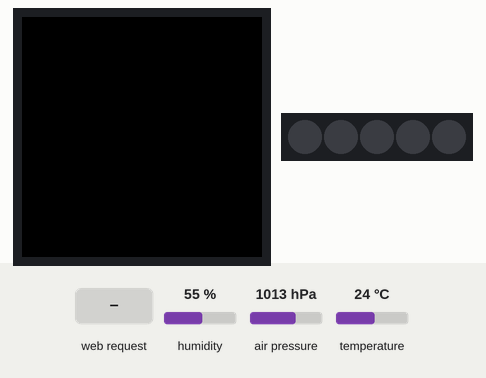
Recording of a sketch running on a simulated Arduino MKR. On the bench: 240×240 colour display, 5 RGB LEDs in strip order, left to right. The test bench sets the inputs (shaded band); at power-on: humidity 55 %, air pressure 1013 hPa, temperature 24 °C. Dim RGB values are drawn brighter than linear; WiFi joins after 1.5 s; servers stay silent unless stated; what the sketch prints to the serial monitor is not drawn.

Above: at 2.9 s.
3.0 s: HTTP request GET /LED=ON received
At 4.2 s:
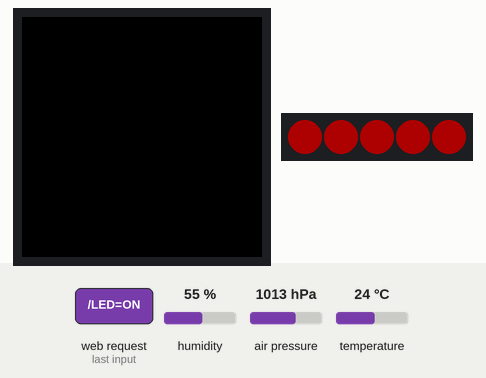
4.5 s: HTTP request GET /LED=OFF received
At 5.3 s:
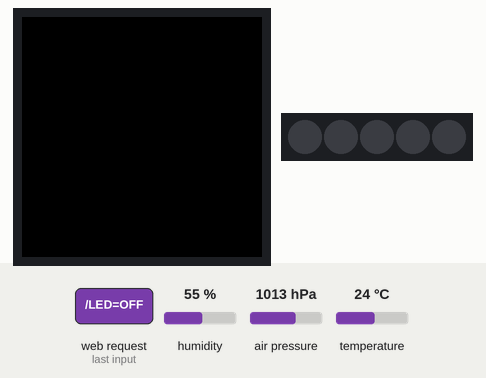
Timing chart, 0 to 7.5 s (numbered marks = the images above; inputs shaded):
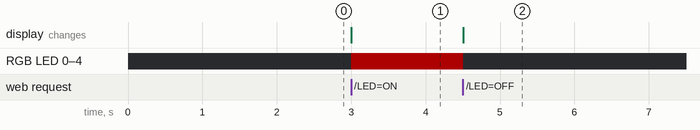

The sketch:

WebServer-V4.ino
```cpp
#include <WiFiNINA.h>
#include <Arduino_MKRIoTCarrier.h>

MKRIoTCarrier carrier;

const char *ssid = "TP-LINK_847074";
const char *password = "24703567";

WiFiServer server(80);

bool ledAcceso = false;

void setup()
{
    Serial.begin(9600);
    while (!Serial)
        ;

    carrier.begin();

    carrier.leds.setBrightness(50);
    carrier.leds.fill(0, 0, 0);
    carrier.leds.show();

    Serial.println("Connessione WiFi...");
    WiFi.begin(ssid, password);
    while (WiFi.status() != WL_CONNECTED)
    {
        delay(1000);
        Serial.print(".");
    }
    Serial.println("\nConnesso!");
    Serial.print("IP: ");
    Serial.println(WiFi.localIP());

    server.begin();
}

void loop()
{
    uint32_t rosso = carrier.leds.Color(255, 0, 0);
    uint32_t spento = carrier.leds.Color(0, 0, 0);

    if (ledAcceso) {
        carrier.leds.fill(rosso);
    } else {
        carrier.leds.fill(spento);
    }
    carrier.leds.show();

    WiFiClient client = server.available();
    if (client)
    {
        Serial.println("Client connesso");

        String richiesta = "";
        while (client.connected())
        {
            if (client.available())
            {
                richiesta = client.readStringUntil('\n');
                Serial.println(richiesta);
                break;
            }
        }

        if (richiesta.indexOf("/LED=ON") >= 0)
            ledAcceso = true;
        if (richiesta.indexOf("/LED=OFF") >= 0)
            ledAcceso = false;

        float temperatura = carrier.Env.readTemperature();
        float umidita = carrier.Env.readHumidity();
        float pressione = carrier.Pressure.readPressure() * 10;

        // Invia tutta la pagina HTML in un solo client.println usando String() per i valori
        client.println(R"rawliteral(
HTTP/1.1 200 OK
Content-type:text/html

<!doctype html>
<html lang="it">
  <head>
    <meta charset="UTF-8" />
    <meta name="viewport" content="width=device-width, initial-scale=1.0" />
    <title>Stazione Metereologica RealMadrid</title>
    <style>
*{
  margin: 0;
  padding: 0;
  box-sizing: border-box;
  font-family:
    "SF Pro Display",
    "Inter",
    -apple-system,
    BlinkMacSystemFont,
    "Segoe UI",
    Roboto,
    sans-serif;
}

body {
  background: linear-gradient(135deg, #89cff0 0%, #a2d9ff 50%, #bfe9ff 100%);
  background-attachment: fixed;
  min-height: 100vh;
  display: flex;
  justify-content: center;
  align-items: center;
  color: white;
  position: relative;
  overflow: hidden;
}

.wrapper {
  width: 90vw;
  height: 70vh;
  display: flex;
  flex-direction: column;
  justify-content: center;
  position: relative;
  z-index: 1;
}

header h1 {
  font-size: 4.5vw;
  font-weight: 600;
  margin-bottom: 3vh;
  padding-left: 20px;
  text-shadow: none;
  color: white;
}

.dashboard {
  display: grid;
  grid-template-columns: 1fr 1fr 1fr;
  gap: 2vw;
  height: 50vh;
}

.card {
  background: rgba(255, 255, 255, 0.2);
  backdrop-filter: blur(30px);
  -webkit-backdrop-filter: blur(30px);
  border: 2px solid rgba(255, 255, 255, 0.4);
  border-radius: 20px;
  padding: 3vh 3vw;
  display: flex;
  flex-direction: column;
  justify-content: center;
  align-items: center;
  box-shadow: 0 8px 32px rgba(0, 0, 0, 0.1);
  transition: transform 0.2s ease;
}

.card:hover {
  transform: translateY(-5px);
}

.card-header {
  font-size: 1.5vw;
  font-weight: 500;
  display: flex;
  align-items: center;
  gap: 10px;
  opacity: 0.9;
  color: white;
}

.main-stat {
  font-size: 6vw;
  font-weight: 400;
  line-height: 0.9;
  display: flex;
  align-items: baseline;
  color: white;
}

.unit {
  font-size: 2vw;
  margin-left: 5px;
}
.unit-alt {
  font-size: 1.5vw;
  margin-left: 10px;
  opacity: 0.8;
}

.chart-box {
  margin-top: 2vh;
}

.wave-line {
  width: 100%;
  height: 8vh;
  filter: drop-shadow(0 5px 15px rgba(255, 255, 255, 0.4));
}

@media (max-width: 768px) {
  body { overflow-y: auto; }
  .wrapper { height: auto; padding: 40px 20px; }
  .dashboard { grid-template-columns: 1fr; height: auto; }
  .card { height: 400px; margin-bottom: 20px; }
  header h1 { font-size: 10vw; }
  .main-stat { font-size: 25vw; }
  .card-header { font-size: 6vw; }
}
    </style>
  </head>
  <body>
    <div class="wrapper">
      <header>
        <h1 id="greeting">Buongiorno RealMadrid!</h1>
      </header>

      <main class="dashboard">

        <section class="card">
          <div class="card-header"><span class="icon">❤</span> Indoor</div>
          <div class="card-content">
            <div class="main-stat">
              <span class="thermometer">🌡</span>
              <span class="value">)" + String(temperatura, 1) + R"rawliteral(</span><span class="unit">°C</span>
            </div>
          </div>
        </section>

        <section class="card">
          <div class="card-header"><span class="icon">💧</span> Humidity</div>
          <div class="card-content">
            <div class="main-stat">
              <span class="value">)" + String(umidita, 1) + R"rawliteral(</span><span class="unit">%</span>
            </div>
          </div>
        </section>

        <section class="card">
          <div class="card-header"><span class="icon">🔘</span> Barometer</div>
          <div class="card-content">
            <div class="main-stat">
              <span class="drop-outline">⚖️</span>
              <span class="value">)" + String(pressione, 1) + R"rawliteral(</span><span class="unit-alt">Hg</span>
            </div>
            <div class="chart-box">
              <svg viewBox="0 0 200 40" class="wave-line">
                <path d="M0,25 C20,20 40,30 60,25 C80,20 100,35 120,25 C140,15 160,30 180,25 L200,20"
                      fill="none" stroke="white" stroke-width="3" stroke-linecap="round"/>
                <circle cx="10" cy="25" r="3" fill="white" />
                <circle cx="190" cy="22" r="3" fill="white" />
              </svg>
            </div>
          </div>
        </section>

      </main>
    </div>

    <script>
      const greeting = document.getElementById("greeting");
      const hour = new Date().getHours();
      if (hour >= 5 && hour < 12) greeting.textContent = "Good morning";
      else if (hour >= 12 && hour < 18) greeting.textContent = "Good afternoon";
      else greeting.textContent = "Good evening";
    </script>
  </body>
</html>
)rawliteral");

        delay(1);
        client.stop();
        Serial.println("Client disconnesso");
    }
}
```

Measured:
- after the input at 3.0 s, RGB LED 0–4: off → RGB(50, 0, 0) at once
- after the input at 4.5 s, RGB LED 0–4: RGB(50, 0, 0) → off at once
